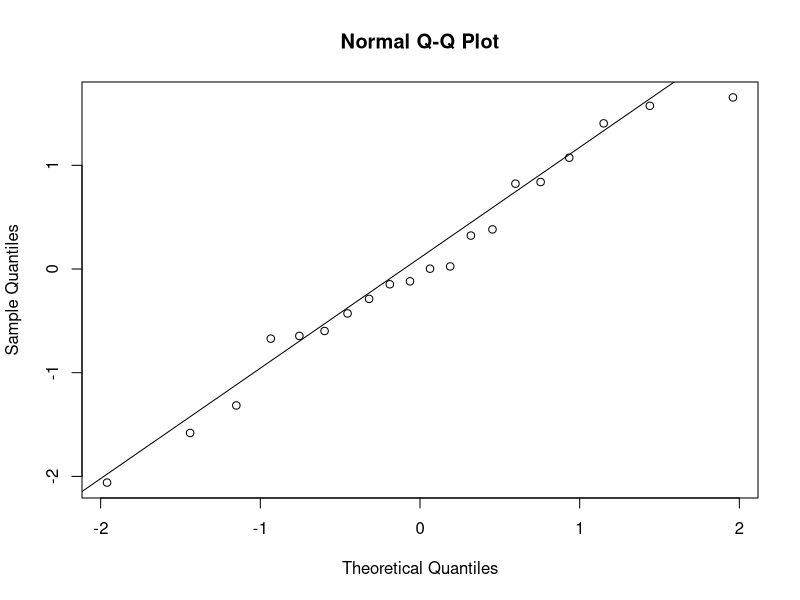
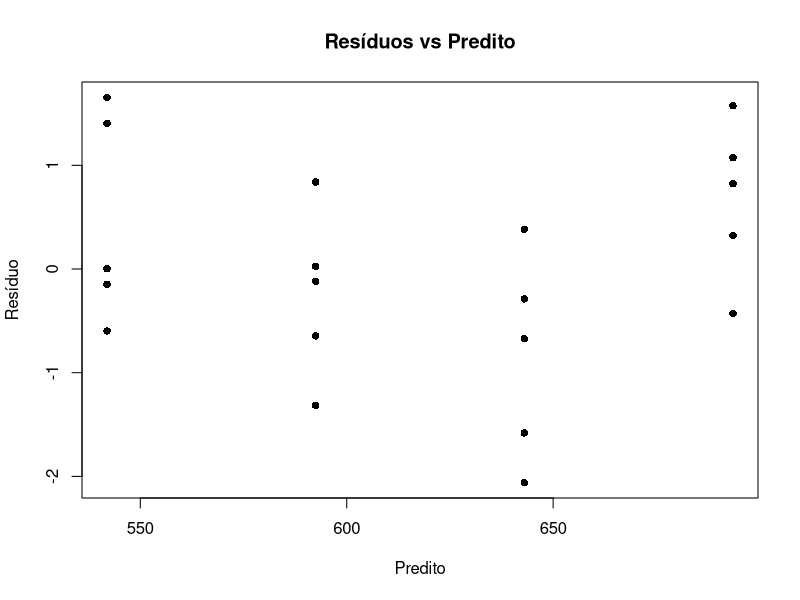
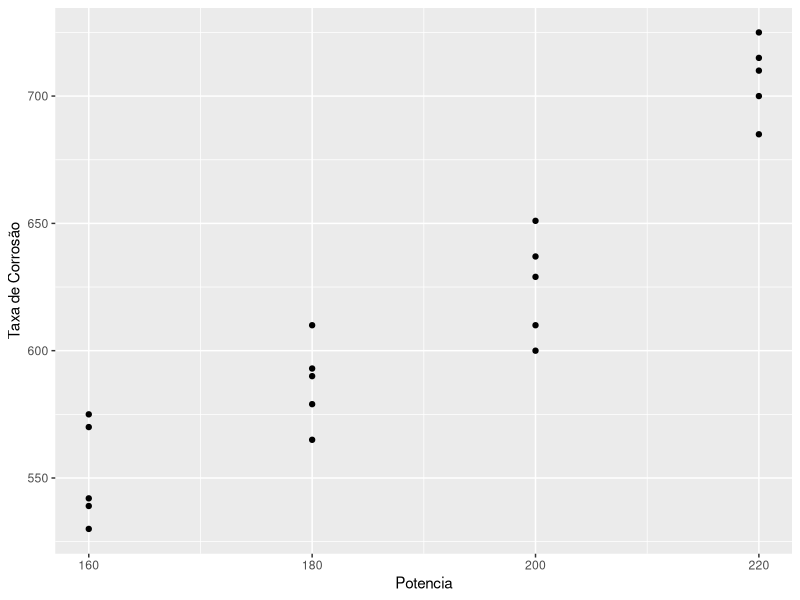
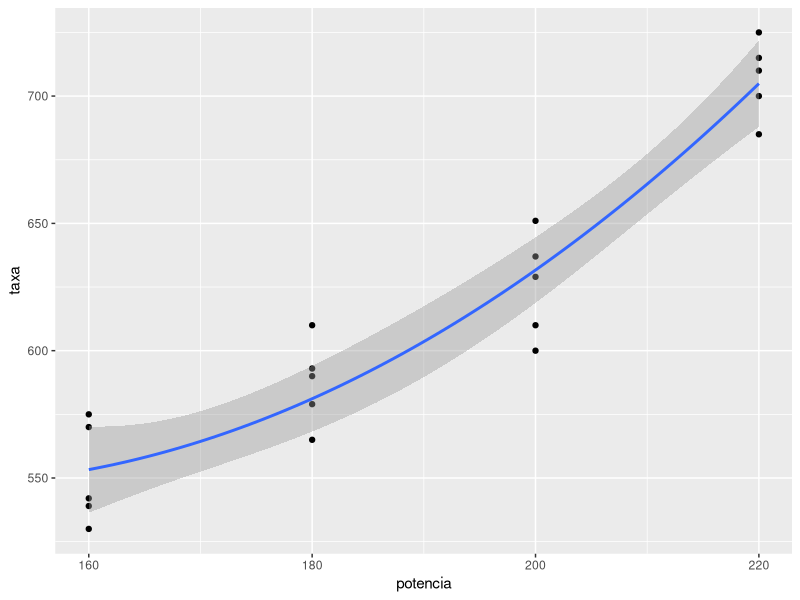
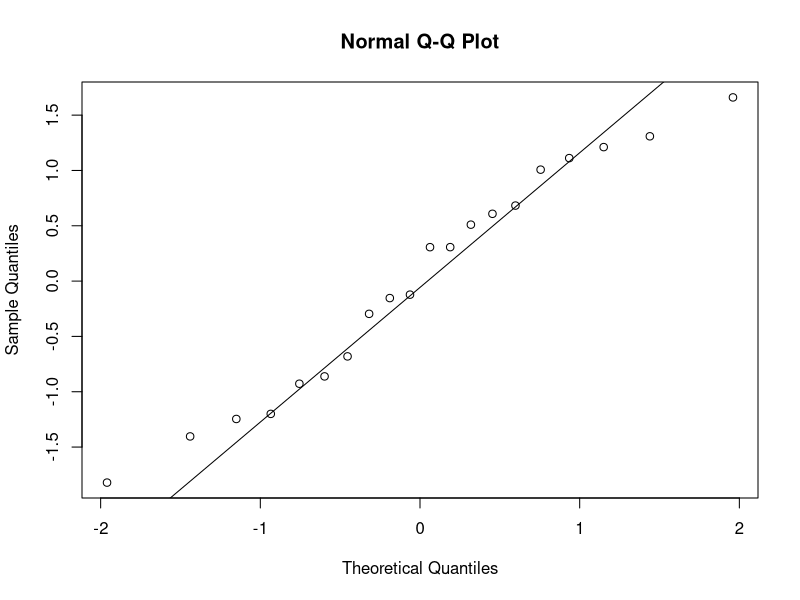
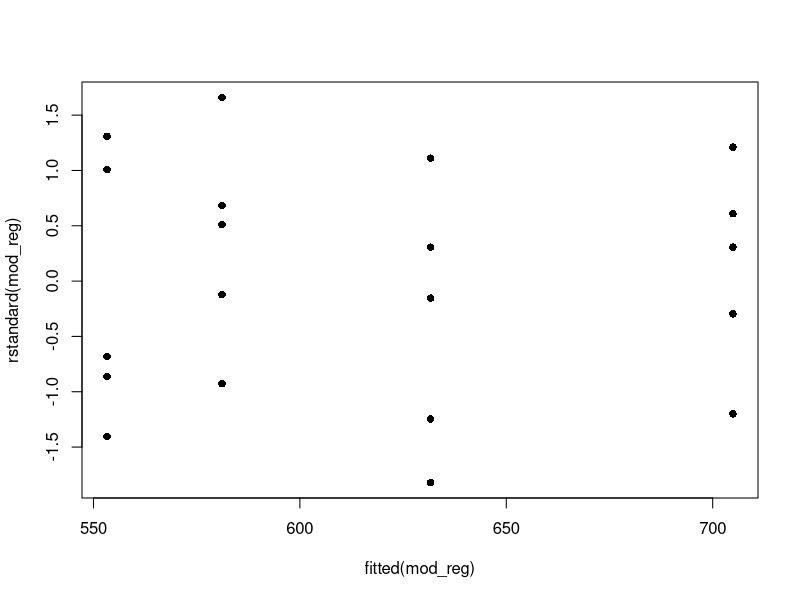
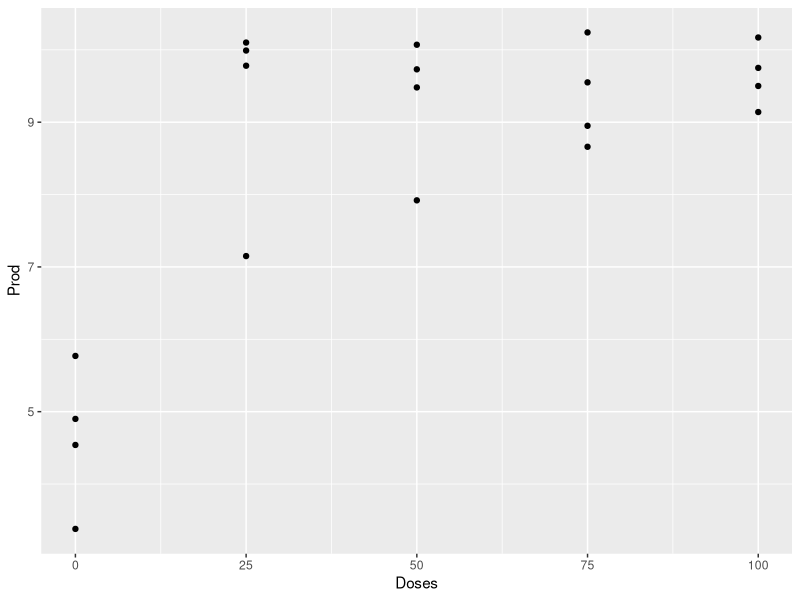
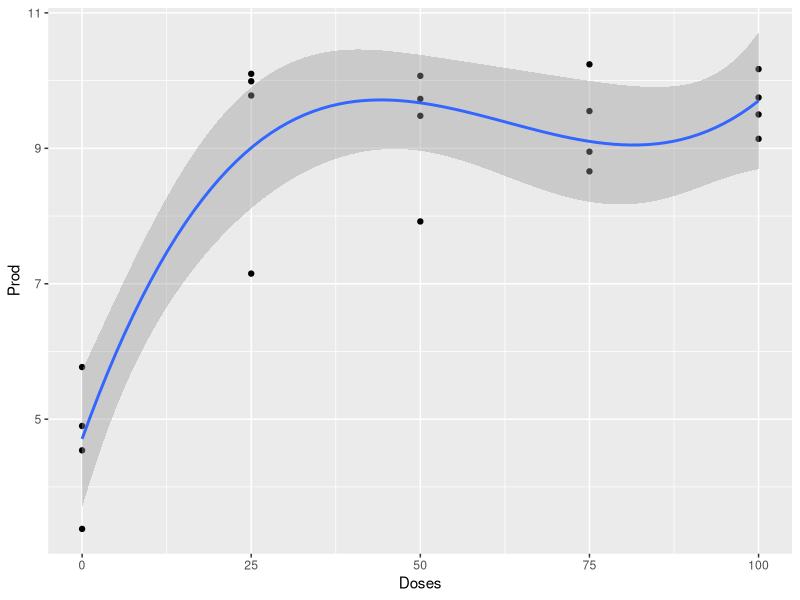

These figures' R source, in order:
# TESTE DE FALTA DE AJUSTE


# packages ----------------------------------------------------------------

library(ggplot2)

# import dataset ----------------------------------------------------------

corrosao <- data.frame(potencia = c(rep(160,5),rep(180,5),rep(200,5),rep(220,5)),
                       taxa = c(575,542,530,539,570,565,593,590,579,610,
                                600,651,610,637,629,725,700,715,685,710))
corrosao$potencia_factor <- factor(corrosao$potencia)


milho <- read.csv("milho.csv")
milho$doses_fator = factor(milho$Doses)


# teste de falta de ajuste ------------------------------------------------


# modelos
# regression model
mod_reduced = lm(taxa ~ potencia, data = corrosao)
anova(object = mod_reduced)
# anova model
mod_full = aov(taxa ~ potencia_factor, data = corrosao)
summary(mod_full)

# o teste de falta de ajuste 
anova(mod_reduced, mod_full)

# análise dos resíduos 
qqnorm(rstandard(mod_reduced))
qqline(rstandard(mod_reduced))

plot(fitted(mod_reduced), rstandard(mod_reduced), main = "Resíduos vs Predito",
     xlab = "Predito", ylab = "Resíduo", pch = 16)



# polinômios ortogonais ---------------------------------------------------

# dispersão dos dados
ggplot(data = corrosao, mapping = aes(x = potencia, y = taxa)) +
  geom_point() + xlab("Potencia") + ylab("Taxa de Corrosão")

# contrastes de polinomios
contrasts(corrosao$potencia_factor) = contr.poly(n = 4)

# anova - polinômios ortogonais
mod_anova <- aov(taxa ~ potencia_factor, data = corrosao)
summary(mod_anova, split = list("potencia_factor" = list("L"=1, "Q"=2, "C"=3)))

# ajuste do modelo de regressão
mod_reg = lm(taxa ~ I(potencia) + I(potencia^2), data = corrosao)

ggplot(data = corrosao, mapping = aes(x = potencia, y = taxa)) +
  geom_point() +
  geom_smooth(method = "lm", formula = y~I(x)+I(x^2))

# análise dos resíduos
qqnorm(rstandard(mod_reg))
qqline(rstandard(mod_reg))

plot(x = fitted(mod_reg), y = rstandard(mod_reg), pch=16)


# delineamento casualizado em blocos ---------------------------------------

# dispersão dos dados
ggplot(data = milho, mapping = aes(x = Doses, y = Prod)) +
  geom_point()

# contrastes polinômios ortogonais
contrasts(milho$doses_fator) = contr.poly(n = 5)
contrasts(milho$doses_fator)

# modelo e ajuste
mod_anova = aov(Prod ~ Blocos + doses_fator, data = milho)
summary(mod_anova, split = list("doses_fator" = list("L"=1,"Q"=2,"C"=3,"^4"=4)))

ggplot(data = milho, mapping = aes(x = Doses, y = Prod)) +
  geom_point() + 
  geom_smooth(method = "lm", formula = y~poly(x,3))
